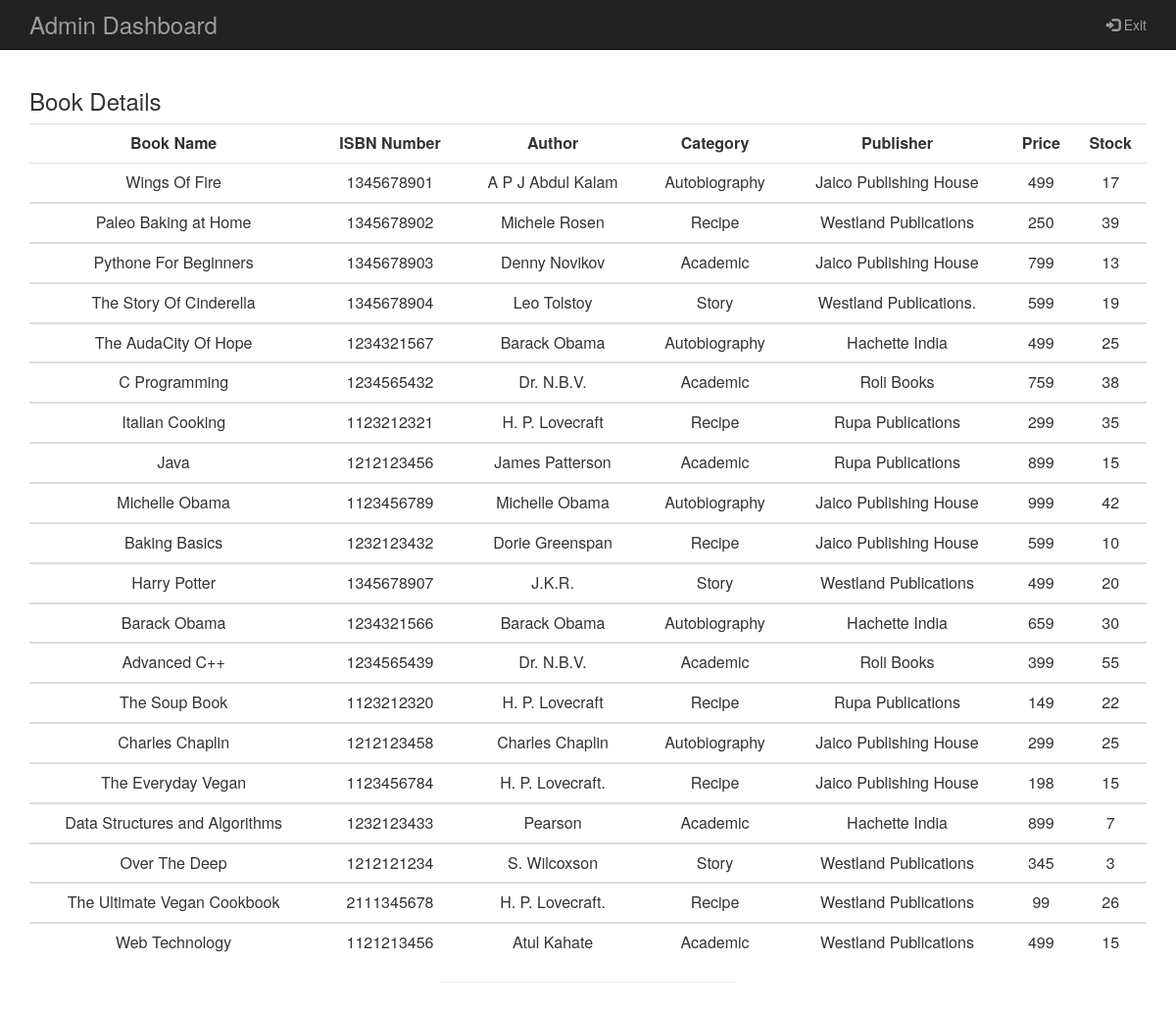
/All-book.php, run on the app's committed database.
### tables this page shows
CREATE TABLE IF NOT EXISTS `book` (
  `Book_id` int(11) NOT NULL AUTO_INCREMENT,
  `Book_name` varchar(30) NOT NULL,
  `ISBN_no` varchar(15) NOT NULL,
  `Author` char(30) NOT NULL,
  `Category` enum('Academic','Story','Recipe','Autobiography') NOT NULL,
  `Publisher` char(30) NOT NULL,
  `Price` float NOT NULL,
  `Stock` int(10) NOT NULL,
  PRIMARY KEY (`Book_id`)
);

### All-book.php (the view, shortened to what this page needs)
<?php
   include 'conection.php';
   $sql = "SELECT * FROM book";
   $out = mysqli_query($con, $sql) or die($con);
?>
   <html>
    <head>
        <link rel="stylesheet" href="https://maxcdn.bootstrapcdn.com/bootstrap/3.3.7/css/bootstrap.min.css" >
        <link rel="stylesheet" href="style.css">
    </head>
    <body>
    <?php include 'admin-header.php'; ?>
            <div class="container" style="margin-top:70px;">
            <div class="row">
                <div class="col-xs-12"><h3>Book Details</h3></div>
            </div>
            <table class="table">
                <tbody>
                <tr>
                <th>Book Name</th>
                 <th>ISBN Number</th>
                 <th>Author</th>
                 <th>Category</th>
                 <th>Publisher</th>
                 <th>Price</th>
                 <th>Stock</th>
                </tr>
                <?php while($row = mysqli_fetch_array($out)){ ?>
                <tr>
                    <td><?php echo $row['Book_name']; ?></td>
                    <td><?php echo $row['ISBN_no']; ?></td>
                    <td><?php echo $row['Author']; ?></td>
                    <td><?php echo $row['Category']; ?></td>
                    <td><?php echo $row['Publisher']; ?></td>
                    <td><?php echo $row['Price']; ?></td>
                    <td><?php echo $row['Stock']; ?></td>
                </tr>
                </tbody>
                <?php } ?>
            </table><hr style="background-color:black">
            </div>
    </body>
</html>

### style.css (style rules this page uses)
hr { width: 300px; background-color: black; margin-bottom: 50px; }

### All-book.php (style rules this page uses)
td,th { text-align: center; }

### data on the page
book: Book_name "Wings Of Fire", ISBN_no "1345678901", Author "A P J Abdul Kalam", Category "Autobiography", Publisher "Jaico Publishing House", Price "499", Stock "17"
book: Book_name "Paleo Baking at Home", ISBN_no "1345678902", Author "Michele Rosen", Category "Recipe", Publisher "Westland Publications", Price "250", Stock "39"
book: Book_name "Pythone For Beginners", ISBN_no "1345678903", Author "Denny Novikov", Category "Academic", Publisher "Jaico Publishing House", Price "799", Stock "13"
book: Book_name "The Story Of Cinderella", ISBN_no "1345678904", Author "Leo Tolstoy", Category "Story", Publisher "Westland Publications.", Price "599", Stock "19"
book: Book_name "The AudaCity Of Hope", ISBN_no "1234321567", Author "Barack Obama", Category "Autobiography", Publisher "Hachette India", Price "499", Stock "25"
book: Book_name "C Programming", ISBN_no "1234565432", Author "Dr. N.B.V.", Category "Academic", Publisher "Roli Books", Price "759", Stock "38"
book: Book_name "Italian Cooking", ISBN_no "1123212321", Author "H. P. Lovecraft", Category "Recipe", Publisher "Rupa Publications", Price "299", Stock "35"
book: Book_name "Java", ISBN_no "1212123456", Author "James Patterson", Category "Academic", Publisher "Rupa Publications", Price "899", Stock "15"
book: Book_name "Michelle Obama", ISBN_no "1123456789", Author "Michelle Obama", Category "Autobiography", Publisher "Jaico Publishing House", Price "999", Stock "42"
book: Book_name "Baking Basics", ISBN_no "1232123432", Author "Dorie Greenspan", Category "Recipe", Publisher "Jaico Publishing House", Price "599", Stock "10"
book: Book_name "Harry Potter", ISBN_no "1345678907", Author "J.K.R.", Category "Story", Publisher "Westland Publications", Price "499", Stock "20"
book: Book_name "Barack Obama", ISBN_no "1234321566", Author "Barack Obama", Category "Autobiography", Publisher "Hachette India", Price "659", Stock "30"
book: Book_name "Advanced C++", ISBN_no "1234565439", Author "Dr. N.B.V.", Category "Academic", Publisher "Roli Books", Price "399", Stock "55"
book: Book_name "The Soup Book", ISBN_no "1123212320", Author "H. P. Lovecraft", Category "Recipe", Publisher "Rupa Publications", Price "149", Stock "22"
book: Book_name "Charles Chaplin", ISBN_no "1212123458", Author "Charles Chaplin", Category "Autobiography", Publisher "Jaico Publishing House", Price "299", Stock "25"
book: Book_name "The Everyday Vegan", ISBN_no "1123456784", Author "H. P. Lovecraft.", Category "Recipe", Publisher "Jaico Publishing House", Price "198", Stock "15"
book: Book_name "Data Structures and Algorithms", ISBN_no "1232123433", Author "Pearson", Category "Academic", Publisher "Hachette India", Price "899", Stock "7"
book: Book_name "Over The Deep", ISBN_no "1212121234", Author "S. Wilcoxson", Category "Story", Publisher "Westland Publications", Price "345", Stock "3"
book: Book_name "The Ultimate Vegan Cookbook", ISBN_no "2111345678", Author "H. P. Lovecraft.", Category "Recipe", Publisher "Westland Publications", Price "99", Stock "26"
book: Book_name "Web Technology", ISBN_no "1121213456", Author "Atul Kahate", Category "Academic", Publisher "Westland Publications", Price "499", Stock "15"
